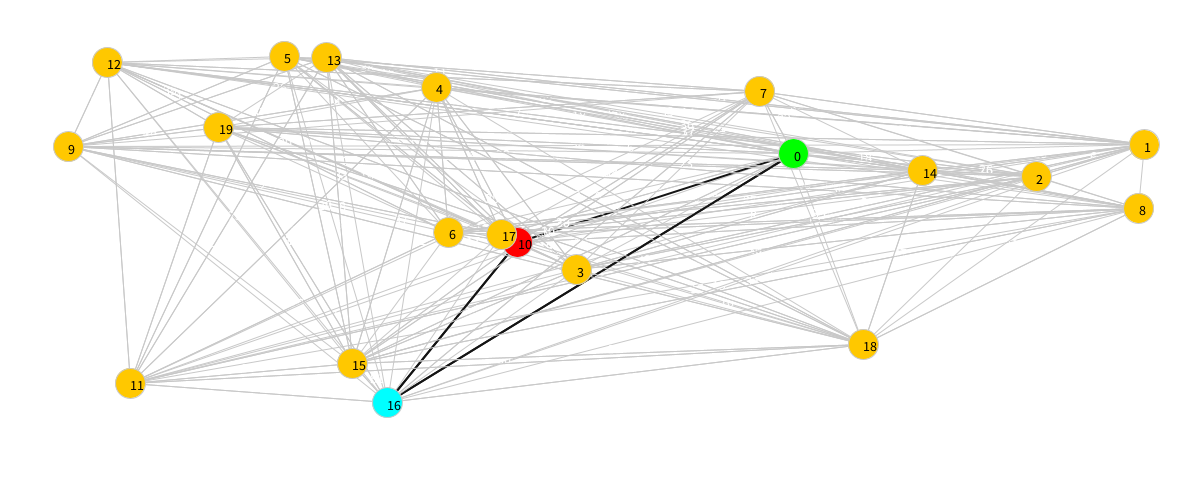
Frame 1 (no input)
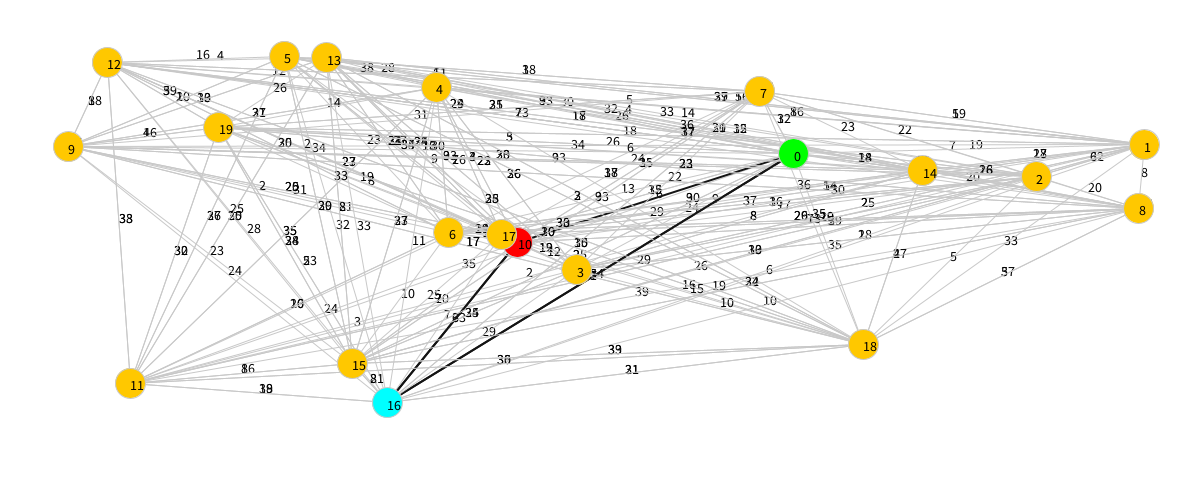
Frame 60 (the mouse pressed at the canvas centre just before this capture)
Frame 120 (the mouse held since frame 60 and released just before this capture): identical to frame 60, image omitted

The Processing sketch that drew these frames (run headless with seeded random() and noise(); from frame 60 on, the mouse is pressed at the canvas centre):

// Processing sketch: PathGraph
// ── PathGraph.pde
List<Edge> edges;
HashSet<Node> nodes;
List<Node> nodesList;
int numNodes = 20;
DijkstraAlgorithm finder;
Graph g;

void setup(){
  size(1200, 500);
  nodes = new HashSet();
  edges = new ArrayList<Edge>();
  nodesList = new ArrayList<Node>();

  for(int i = 0; i<numNodes; i++){
    Node n = new Node(str(i));
    nodes.add(n);
    nodesList.add(n);
  }
  
  for(Node n1 : nodes){
    for(Node n2 : nodes){
        float x = random(0, 1);
        if(x < 0.7){
          Edge e = new Edge(n1, n2);
          edges.add(e);
        }
    }
  }

  g = new Graph(nodesList, edges);
  finder = new DijkstraAlgorithm(g);
  
  finder.execute(nodesList.get(0));
  LinkedList<Node> path = finder.getPath(nodesList.get(10));
  nodesList.get(0).start = true;
  nodesList.get(10).end = true;

  if(path.size() > 0){
    for (Node vertex : path) {
        System.out.println(vertex.getName());
        vertex.onPath = true;
    }
  }
}


void draw(){
  background(255);
  for(Edge e : edges) e.draw();
  for(Node n : nodes){
    n.draw();
    n.update();
  }
}

void mouseReleased() {
  for (Node n: nodesList) {
    n.locked = false;
  }
}

void mousePressed() {
  for (Node n: nodesList) {
    if(n.checkSelection()) {
      break;
  }
}
}

// ── Edge.pde
class Edge {
  Node origin;
  Node destination;
  String type;
  int weight;
  
  Edge(Node p1, Node p2) {
    origin = p1;
    destination = p2;
    weight = int(random(1,40));
  }
  
  void draw() {
    float x1 = origin.screenLocation.x;
    float y1 = origin.screenLocation.y;
    float x2 = destination.screenLocation.x;
    float y2 = destination.screenLocation.y;
    
    
    if(origin.onPath && destination.onPath){
      strokeWeight(2);
      stroke(20); // White, but translucent 100/255
    }
    else {
     strokeWeight(1); // 5 pixels wide line
      stroke(200);
    }
    textSize(14);
    text(weight, (x1+x2)/2, (y1+y2)/2);
    line(x1, y1, x2, y2);
  }
  
  Node getSource(){ return origin;}
  Node getDestination(){ return destination;}
  
  int getWeight(){ return weight;}
}

// ── Graph.pde
import java.util.List;

public class Graph {
    private final List<Node> Nodes;
    private final List<Edge> edges;

    public Graph(List<Node> Nodes, List<Edge> edges) {
        this.Nodes = Nodes;
        this.edges = edges;
    }  public List<Node> getNodes() {
        return Nodes;
    }

    public List<Edge> getEdges() {
        return edges;
    }



}

// ── Node.pde
class Node {
  PVector screenLocation;
  boolean locked; 
  String name;
  boolean onPath, start, end;
  
  Node(String _name) {
    name = _name;
    screenLocation = new PVector(random(50, width), random(50, height - 50));
  }
  
    // See if my mouse cursor is -near- my Node
  boolean hoverEvent() {
    
    float xDistance = abs(mouseX - screenLocation.x);
    float yDistance = abs(mouseY - screenLocation.y);
    
    if (xDistance <= 15 && yDistance <=15) {
      return true;
    } else {
      return false;
    }
    
  }
  
  // Is my Node selected by the mouse?
  boolean checkSelection() {
    if (hoverEvent()) {
      locked = true;
    } else {
      locked = false;
    }
    return locked;
  }
  
  // Update Node location if locked on
  void update() {
    if (locked) {
      screenLocation = new PVector(mouseX, mouseY);
    }
  }
  
  void draw() {
    if (hoverEvent()) {
      fill(255, 255, 0);
    }
    
    else{fill(255, 200, 0);}
    
    if(onPath){
      fill(0, 255, 255);
    }
    
    if(start) fill(0, 255, 0);
    if(end) fill(255, 0, 0);
    
    ellipse(screenLocation.x, screenLocation.y, 30, 30);
    fill(0);
    text(name, screenLocation.x, screenLocation.y + 7);
  }
  
  String getName() {return name;}
  
}

// ── Pathfinding.pde

import java.util.ArrayList;
import java.util.Collections;
import java.util.HashMap;
import java.util.HashSet;
import java.util.LinkedList;
import java.util.List;
import java.util.Map;
import java.util.Set;

public class DijkstraAlgorithm {

    private final ArrayList<Node> nodes;
    private final ArrayList<Edge> edges;
    private Set<Node> settledNodes;
    private Set<Node> unSettledNodes;
    private Map<Node, Node> predecessors;
    private Map<Node, Integer> distance;

    public DijkstraAlgorithm(Graph graph) {
        // create a copy of the array so that we can operate on this array
        this.nodes = new ArrayList<Node>(graph.getNodes());
        this.edges = new ArrayList<Edge>(graph.getEdges());
    }

    public void execute(Node source) {
        settledNodes = new HashSet<Node>();
        unSettledNodes = new HashSet<Node>();
        distance = new HashMap<Node, Integer>();
        predecessors = new HashMap<Node, Node>();
        distance.put(source, 0);
        unSettledNodes.add(source);
        while (unSettledNodes.size() > 0) {
            Node node = getMinimum(unSettledNodes);
            settledNodes.add(node);
            unSettledNodes.remove(node);
            findMinimalDistances(node);
        }
    }

    private void findMinimalDistances(Node node) {
        List<Node> adjacentNodes = getNeighbors(node);
        for (Node target : adjacentNodes) {
            if (getShortestDistance(target) > getShortestDistance(node)
                    + getDistance(node, target)) {
                distance.put(target, getShortestDistance(node)
                        + getDistance(node, target));
                predecessors.put(target, node);
                unSettledNodes.add(target);
            }
        }

    }

    private int getDistance(Node node, Node target) {
        for (Edge edge : edges) {
            if (edge.getSource().equals(node)
                    && edge.getDestination().equals(target)) {
                return edge.getWeight();
            }
        }
        throw new RuntimeException("Should not happen");
    }

    private List<Node> getNeighbors(Node node) {
        List<Node> neighbors = new ArrayList<Node>();
        for (Edge edge : edges) {
            if (edge.getSource().equals(node)
                    && !isSettled(edge.getDestination())) {
                neighbors.add(edge.getDestination());
            }
        }
        return neighbors;
    }

    private Node getMinimum(Set<Node> Nodes) {
        Node minimum = null;
        for (Node Node : Nodes) {
            if (minimum == null) {
                minimum = Node;
            } else {
                if (getShortestDistance(Node) < getShortestDistance(minimum)) {
                    minimum = Node;
                }
            }
        }
        return minimum;
    }

    private boolean isSettled(Node Node) {
        return settledNodes.contains(Node);
    }

    private int getShortestDistance(Node destination) {
        Integer d = distance.get(destination);
        if (d == null) {
            return Integer.MAX_VALUE;
        } else {
            return d;
        }
    }

    /*
     * This method returns the path from the source to the selected target and
     * NULL if no path exists
     */
    public LinkedList<Node> getPath(Node target) {
        LinkedList<Node> path = new LinkedList<Node>();
        Node step = target;
        // check if a path exists
        if (predecessors.get(step) == null) {
            return null;
        }
        path.add(step);
        while (predecessors.get(step) != null) {
            step = predecessors.get(step);
            path.add(step);
        }
        // Put it into the correct order
        Collections.reverse(path);
        return path;
    }

}
